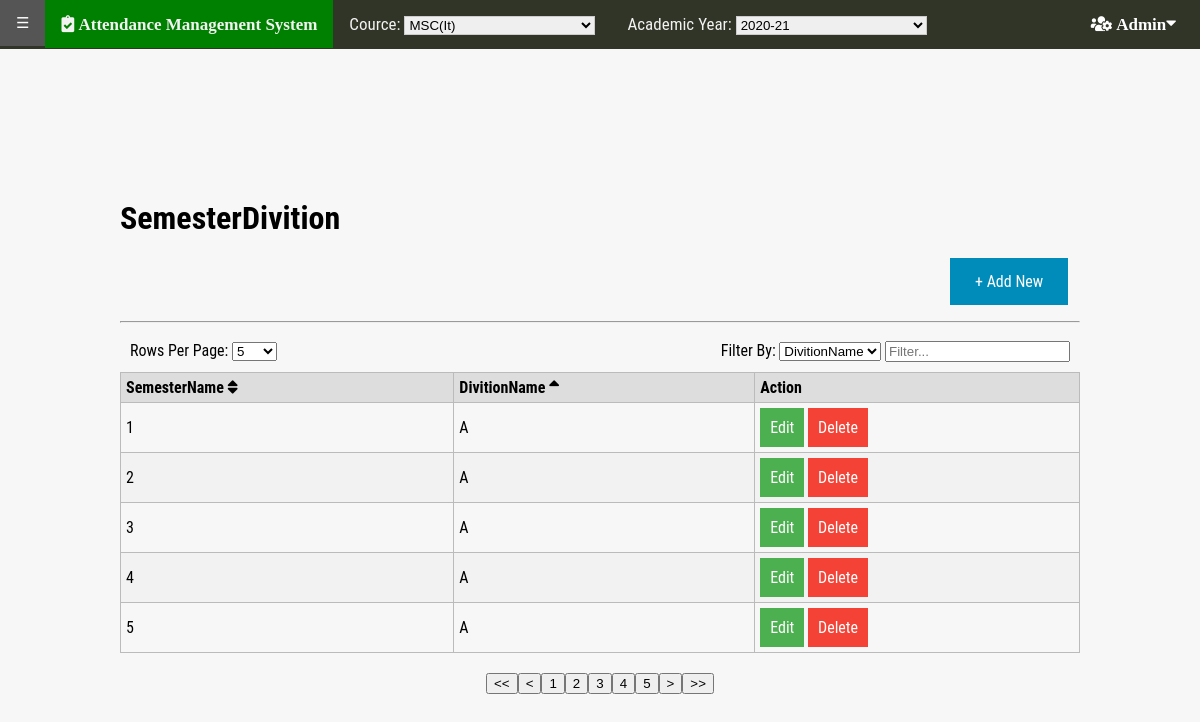
Screenshot of /Attendance/admin/semesterdivition.php (signed in) with the database file from the repository.
### tables this page shows
CREATE TABLE `tbl_semester_divition` (
  `SemesterDivitionID` int(11) NOT NULL,
  `SemesterName` int(2) NOT NULL,
  `DivitionName` varchar(2) NOT NULL
);

### Attendance/config.php (called while the page is built, shortened)
<?php
    class Database
    {
        public function connection()
        {
            $this->hostname="localhost";
            $this->username="urvish";
            $this->password="urvish";
            $this->database="attendance";
            $con=new mysqli($this->hostname,$this->username,$this->password,$this->database);
            if($con->connect_error)
            {
                return die("<br> Error:".$con->connect_error);
            }
            else
            {
                return  $con;
            }
        }
    }
?>

### Attendance/database/user.php (called while the page is built, shortened)
<?php
    include __DIR__.'/../config.php';
    class User extends Database
    {
        public function checkUserExistanceForAllPage($username,$password,$usertype)
	    {
            $q="select * from tbl_user where Username='$username' and Password='$password' and Usertype='$usertype' and UserDeletedAt IS NULL and UserStatus='1'";
            return $this->connection()->query($q);
        }
        public function encrypt($plainText)
        {
            $ciphering="AES-128-CTR";
            $option=0;
            $encryption_iv='1234567890123456';
            $encryption_key="hello";
            return openssl_encrypt($plainText,$ciphering,$encryption_key,$option,$encryption_iv);
        }
    }
?>

### Attendance/admin/semesterdivition.php (the view, shortened to what this page needs)
<?php
	include __DIR__.'/../database/user.php';
	$user=new User();
	$con=$user->connection();
	$rows=$user->checkUserExistanceForAllPage($_SESSION["username"],$_SESSION["password"],$_SESSION["usertype"]);
	if($rows->num_rows>0)
	{
	  	include 'header.php';
	}
	else
	{
	  echo "result 0";
	  header("location:/Attendance/index.php");
	}
?>
<!doctype html>
<html>
<head>
	<link href="https://www.jqueryscript.net/css/jquerysctipttop.css" rel="stylesheet" type="text/css">
	<link rel="stylesheet" href="https://maxcdn.bootstrapcdn.com/font-awesome/4.7.0/css/font-awesome.min.css">
</head>
<body>
	<div class="container">
		<header>
			<p>
			<h1>SemesterDivition</h1>
			<a href="addsemesterdivition.php"> + Add New</a>
			</p>
			<hr>
		</header>
		<table class="tablemanager">
		<?php
		$q="select * from tbl_semester_divition";
        $result=$con->query($q);
        if($result->num_rows > 0)
        {
			echo "<thead>
					<tr>
                    	<th>"."SemesterName"."</th>
                    	<th>"."DivitionName"."</th>
                    	<th>"."Action"."</th>
                    </tr>
					</thead>"
            	;
			echo "<tbody>";
            foreach($result as $row)
            {
				echo "<tr>".
                        "<td>".$row['SemesterName']."</td>".
                        "<td>".$row['DivitionName']."</td>".
                        "<td>"."<a href=\"editsemesterdivition.php?SemesterDivitionID=".$user->encrypt($row['SemesterDivitionID'])."\" class=\"button\" style=\"background-color: #4CAF50;padding:10px;margin:0px;\">Edit</a> <a href=\"deletesemesterdivition.php?SemesterDivitionID=".$row['SemesterDivitionID']."\" class=\"button\" style=\"background-color: #f44336; padding:10px; margin:0px;\">Delete</a> "."</td>".
                     "</tr>";
            }
			echo "</tbody>";
        }
        else
        {
            echo "<br> result 0";
        }?>
		</table>
	</div>
</body>
</html>

### Attendance/admin/semesterdivition.php (style rules this page uses)
body { font-family: "Roboto Condensed", Helvetica, sans-serif; background-color: #f7f7f7; }
.container { margin: 150px auto; max-width: 960px; }
a { text-decoration: none; }
table { width: 100%; border-collapse: collapse; margin-top: 20px; margin-bottom: 20px; }
table, th, td { border: 1px solid #bbb; text-align: left; }
th { background-color: #ddd; }
th, td { padding: 5px; }
.tablemanager th.sorterHeader { cursor: pointer; }
.tablemanager th.sorterHeader:after { content: " \f0dc"; font-family: "FontAwesome"; }
.tablemanager th.sortingAsc:after { content: " \f0de"; font-family: "FontAwesome"; }
header a:link,header a:visited { background-color: #008CBA; color: white; padding: 14px 25px; text-align: center; text-decoration: none; display: inline-block; margin-left: 830px; }
.button { border: none; color: white; text-align: center; text-decoration: none; display: inline-block; font-size: 16px; margin: 4px 32px; cursor: pointer; }

### rows the page displays
tbl_semester_divition: SemesterName "1", DivitionName "A"
tbl_semester_divition: SemesterName "2", DivitionName "A"
tbl_semester_divition: SemesterName "3", DivitionName "A"
tbl_semester_divition: SemesterName "4", DivitionName "A"
tbl_semester_divition: SemesterName "5", DivitionName "A"
